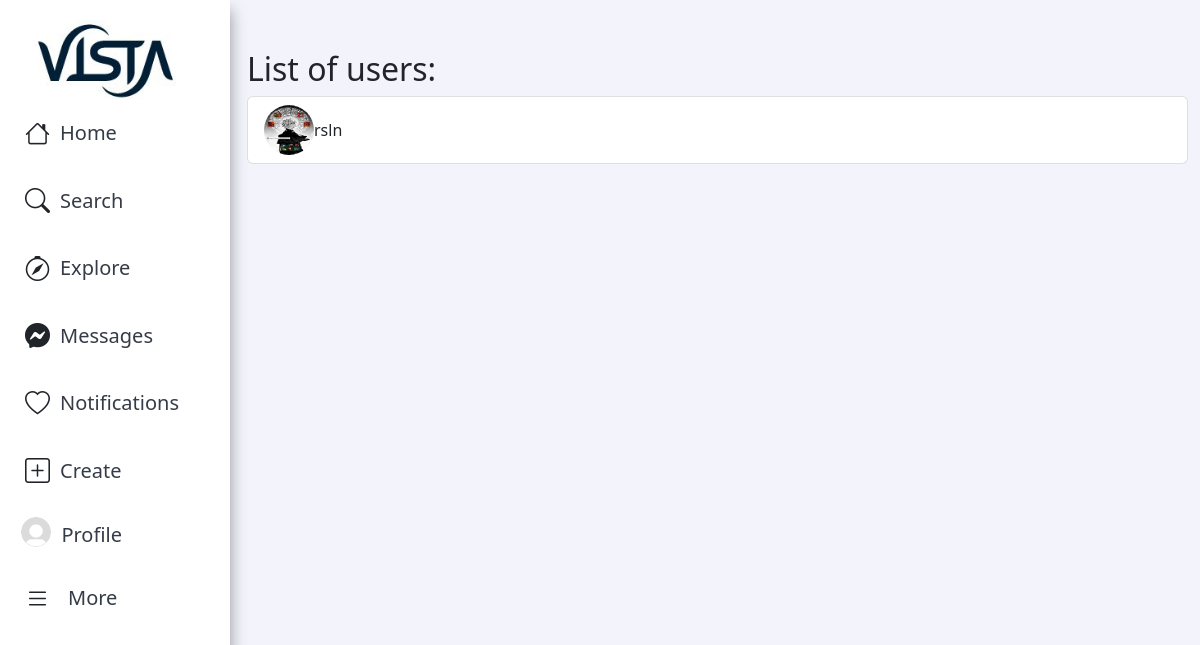
Screenshot of /account_list/pyclan111/subscribers/ (signed in) with the database file from the repository.
### app/models.py (models this page shows, shortened)
class CustomUser(AbstractBaseUser, PermissionsMixin):
    name = models.CharField(max_length=100, blank=True)
    username = models.CharField(max_length=100, unique=True)
    password = models.CharField(max_length=100)
    avatar = models.ImageField(upload_to='avatars/', default='/avatars/default.jpg', blank=True, null=True)
    bio = models.TextField(null=True, blank=True)
    email = models.EmailField(unique=True)
    is_staff = models.BooleanField(default=False)
    content = models.ForeignKey('Content', on_delete=models.CASCADE, related_name='user_content', null=True)
    objects = CustomUserManager()
    USERNAME_FIELD = 'username'
    REQUIRED_FIELDS = ['email']

class Subscription(models.Model):
    subscriber = models.ForeignKey(CustomUser, on_delete=models.CASCADE, related_name='subscriptions')
    account = models.ForeignKey(CustomUser, on_delete=models.CASCADE, related_name='subscribers')
    start_date = models.DateField(auto_now_add=True)

### app/views.py (the view)
# urls.py: path('account_list/<str:username>/<str:type>/', account_list, name='account_list'),
@login_required
def account_list(request, username, type):
    account = get_object_or_404(CustomUser, username=username)
    if type == 'subscribers':
        accounts = account.subscribers.all()
    elif type == 'subscriptions':
        accounts = account.subscriptions.all()
    else:
        accounts = []
    return render(request, 'app/account_list.html', {'accounts': accounts, 'type': type})

### app/templates/app/account_list.html (shortened to what this page needs)
{% extends 'app/base.html' %}
{% block content %}
  <div class="container">
    <h2>List of users:</h2>
    <ul class="list-group">
      {% for account in accounts %}
        {% if type == 'subscriptions' %}
          <li class="list-group-item">
            <div class="d-flex align-items-center">
              <img src="{{ account.account.avatar.url }}" alt="Avatar" class="avatar mr-2 mr-3 rounded-circle" width="50" height="50">
              <a class="text-decoration-none" href="{% url 'profile_view' username=account.account.username %}">{{ account.account.username }}</a>
            </div>
          </li>
        {% elif type == 'subscribers' %}
          <li class="list-group-item">
            <div class="d-flex align-items-center">
              <img src="{{ account.subscriber.avatar.url }}" alt="Avatar" class="avatar mr-2 mr-3 rounded-circle" width="50" height="50">
              <a class="text-decoration-none" href="{% url 'profile_view' username=account.subscriber.username %}">{{ account.subscriber.username }}</a>
            </div>
          </li>
        {% endif %}
      {% empty %}
        <li class="list-group-item">No accounts to display.</li>
      {% endfor %}
    </ul>
  </div>
{% endblock %}

### app/templates/app/base.html (shortened to what this page needs)
{% load static %}
<!DOCTYPE html>
<html>
<head>
    <link href="https://cdn.jsdelivr.net/npm/bootstrap@5.2.2/dist/css/bootstrap.min.css" rel="stylesheet"
>
    <link rel="stylesheet" href="https://cdn.jsdelivr.net/npm/bootstrap-icons@1.10.3/font/bootstrap-icons.css">
    <link rel="stylesheet" type="text/css" href="{% static 'css/style.css' %}?v=1.19">
</head>
<body>
    <nav>
        {% if user.is_authenticated %}
        <aside id="sidebar" class="sidebar">
            <ul class="sidebar-nav" id="sidebar-nav">
                <li class="nav-item">
                    <a href="{% url 'main' %}">
                        <img src="{% static 'img/vista1.jpg' %}" alt="logo" class="img-fluid logo">
                    </a>
                </li>
                <li class="nav-item">
                    <a href="{% url 'main' %}" class="nav-link">
                        <i class="bi-house"></i><span> Home</span>
                    </a>
                    <a class="nav-link d-flex align-items-center pe-0 nav-link" href="#" data-bs-toggle="dropdown">
                      <i class="bi-search toggle-sidebar-btn"></i>
                      <span class="d-none d-md-block dropdown-toggle">Search</span>
                    </a>
                    <a href="{% url 'explore' %}" class="nav-link">
                        <i class="bi-compass"></i><span> Explore</span>
                    </a>
                    <a href="{% url 'chat_list' %}" class="nav-link">
                        <i class="bi-messenger"></i><span>Messages</span>
                    </a>
                    <a href="{% url 'notifications' %}" class="nav-link">
                        <i class="bi-heart"></i><span> Notifications</span><span class="badge badge-number">0</span>
                    </a>
                    <a href="{% url 'create_content' %}" class="nav-link">
                        <i class="bi-plus-square"></i><span>Create</span>
                    </a>
                    <a href="{% url 'profile' %}" class="nav-link">
                        {% if request.user.avatar %}
                            <img src="{{ request.user.avatar.url }}" class="rounded-circle" alt="your-photo"><span>Profile</span>
                        {% else %}
                            <img src="/media/avatars/default.jpg" class="rounded-circle" alt="your-photo"><span>Profile</span>
                        {% endif %}
                    </a>
                <li class="nav-item dropdown">
                    <a class="nav-link d-flex align-items-center pe-0" href="#" data-bs-toggle="dropdown">
                        <i class="bi-list toggle-sidebar-btn"></i>
                        <span class="d-none d-md-block dropdown-toggle ps-2">More</span>
                    </a>
                </li>
            </ul>
        </aside>
        {% endif %}
    </nav>
    <main>
        {% if user.is_authenticated %}
        <div class="content">
            {% block content %}
            {% endblock %}
        </div>
        {% else %}
        <div>
            {% block anonymous_content %}
            {% endblock %}
        </div>
        {% endif %}
    </main>
</body>
</html>

### static/css/style.css (style rules this page uses)
* { box-sizing: border-box; }
html, body { margin: 0; padding: 0; }
body { background-color: rgba(235, 235, 250, 0.6); }
a { text-decoration: none; color: #21252c; }
.container { margin-top: 10px; margin-bottom: 3px; }
.nav-item>a>img { margin-left: 10%; }
.sidebar { position: fixed; top: 0; left: 0; bottom: 0; width: 230px; z-index: 996; transition: all 0.3s; padding: 20px; overflow-y: auto; scrollbar-width: thin; scrollbar-color: #aab7cf transparent; box-shadow: 0px 0px 20px rgba(1, 41, 112, 0.1); background-color: #fff; box-shadow: 0 10px 15px rgba(0, 0, 0, 0.4); }
.sidebar-nav { padding: 0; margin: 0; list-style: none; }
.sidebar-nav li { padding: 0; margin: 0; list-style: none; }
.sidebar-nav .nav-item { margin-bottom: 5px; }
.sidebar-nav .nav-item .logo { width: 150px; margin-left: 3%; }
.sidebar-nav .nav-link { display: flex; align-items: center; font-size: 20px; transition: 0.3; padding: 10px 5px; border-radius: 4px; margin-bottom: 10px; }
.sidebar-nav .nav-link i { font-size: 25px; margin-right: 10px; }
.sidebar-nav .nav-link span { color: #353c47; }
.sidebar-nav .nav-link img { height: 30px; width: 30px; margin-right: 10px; margin-top: -3%; margin-left: -2%; }
.sidebar-nav .dropdown-toggle::after { content: none; }
.content { margin-left: 235px; }
.container { margin-top: 50px; }

### rows the page displays
CustomUser: user.avatar (placeholder picture)
Subscription: subscriber.avatar (picture), subscriber.username "rsln"
